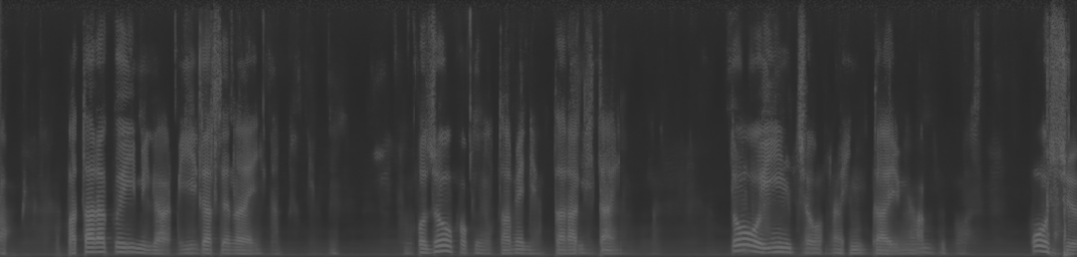
#> input picture catimg.png, 1077 x 257 px
$ python absdiff.py ../catimg.png ../catimg.png
#> lines starting #> are read from the running program, lines starting #| are printed output that depends on the picture
import os
import sys

import cv2
import numpy as np

# python absdiff.py [file1] [file2] で実行
# file1, file2は比較する2つのファイル(画像)
# file1とfile2は同じ拡張子

if len(sys.argv) == 3:
  # ファイル名取得
  file1 = sys.argv[1]
  file2 = sys.argv[2]
  # 拡張子取得
  ext1 = os.path.splitext(file1)[1]
  ext2 = os.path.splitext(file2)[1]
  if ext1 == ext2:
    img_gray1 = cv2.imread(file1, flags=0)
#> img_gray1 is the input picture: shape (257, 1077); min 38, max 112, mean 55.2
    img_gray2 = cv2.imread(file2, flags=0)

    img1 = cv2.resize(img_gray1,(256,256))
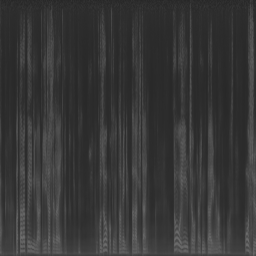
#> img1: shape (256, 256); min 39, max 111, mean 55.1
    img2 = cv2.resize(img_gray2,(256,256))

    img_diff = cv2.absdiff(img1, img2)
#> img_diff: shape (256, 256); every value is 0
    cv2.imwrite('sabun_'+file2,img_diff)


  else:
    print('2つのファイルの拡張子は揃える')
else:
  print('引数に比較する2つのファイル(csvか画像)を指定')


'''
img_1 = cv2.imread('sabuntest1.jpg',0)
img_2 = cv2.imread('sabuntest2.jpg',0)

img_diff = cv2.absdiff(img_1, img_2)

cv2.imwrite('sabun-result.jpg',img_diff)
'''
